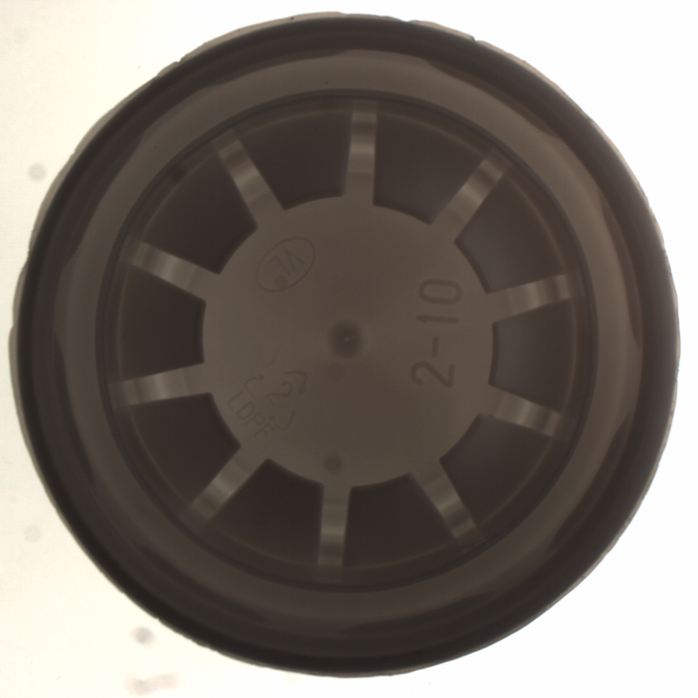
#> input picture data_check/test_cam1.png, 698 x 698 px, found by its file name
$ python code_check_change_bavia_2.py
#> lines starting #> are read from the running program, lines starting #| are printed output that depends on the picture; after the words box and inside, x2 and y2 are one past the last pixel; in counts of white or black regions, pixels touching at a corner belong together
#> further down, image is the input picture: shape (698, 698, 3); mean B, G, R 108.6, 115.4, 122.6
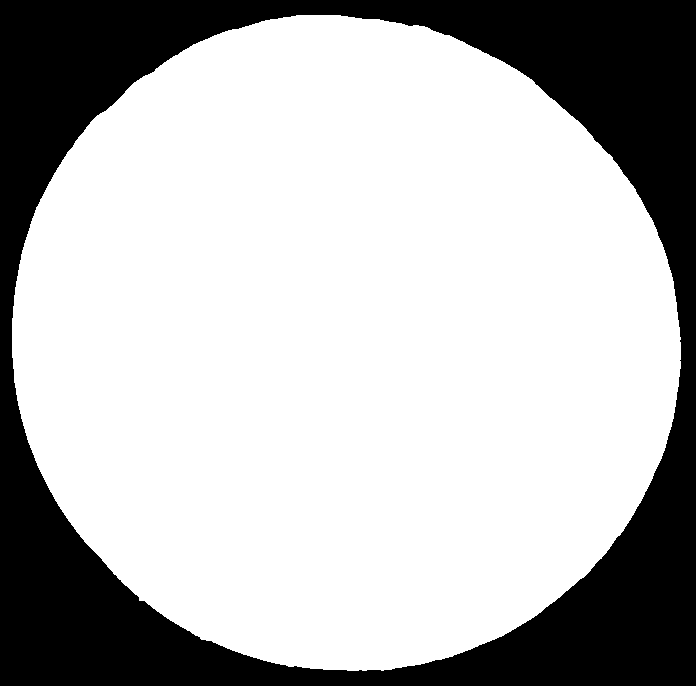
#> input picture data_check/test_circle.png, 696 x 686 px, found by its file name
#> `binary = cv2.imread("data_check/test_circle.png", 0)`: binary: shape (686, 696); 72% white; 1 black region
import cv2
import numpy as np
import time

def detect_bavia_by_angle(binary_mask, image):
    start = time.time()

    # Resize nếu cần
    if binary_mask.shape[:2] != image.shape[:2]:
        image = cv2.resize(image, (binary_mask.shape[1], binary_mask.shape[0]))
#> image: shape (686, 696, 3)

    result_image = image.copy()

    # Tìm contour lớn nhất
    contours, _ = cv2.findContours(binary_mask, cv2.RETR_EXTERNAL, cv2.CHAIN_APPROX_NONE)
#> contours = 1 contour; box (x1, y1, x2, y2) and area: (12, 15, 681, 671) 342684
    if not contours:
        print("❌ Không tìm thấy contour nào.")
        return result_image

    largest_contour = max(contours, key=cv2.contourArea)
#> largest_contour = contour of 1878 points, box (x1, y1, x2, y2) (12, 15, 681, 671), area 342684
    contour = largest_contour[:, 0, :].astype(np.float32)  # (N, 2) và float32 cho nhanh
#> contour = 1878 pairs, first value 12 to 680, second value 15 to 670

    if len(contour) < 10:
        print("⚠️ Contour quá nhỏ.")
        return result_image

    step = max(1, len(contour) // 180)
#> step = 10
    idx = np.arange(step, len(contour) - step, step)
#> idx = 186 values from 10 to 1860

    p0 = contour[idx - step]
#> p0 = 186 pairs, first value 12 to 680, second value 15 to 670
    p1 = contour[idx]
#> p1 has the same summary as p0
    p2 = contour[idx + step]
#> p2 has the same summary as p0

    # Vector hóa
    v1 = p1 - p0
#> v1 = 186 pairs, first value -10 to 10, second value -10 to 10
    v2 = p2 - p1
#> v2 has the same summary as v1

    v1_norm = np.linalg.norm(v1, axis=1, keepdims=True)
#> v1_norm = 186 values, max 14.14 at index 63, min 9.85 at index 75, mean 11.09
    v2_norm = np.linalg.norm(v2, axis=1, keepdims=True)
#> v2_norm = 186 values, max 14.14 at index 62, min 9.85 at index 74, mean 11.09

    # Tránh chia 0
    v1_norm = np.maximum(v1_norm, 1e-8)
    v2_norm = np.maximum(v2_norm, 1e-8)

    unit_v1 = v1 / v1_norm
#> unit_v1 = 186 pairs, first value -1 to 1, second value -1 to 1
    unit_v2 = v2 / v2_norm
#> unit_v2 has the same summary as unit_v1

    dot_products = np.sum(unit_v1 * unit_v2, axis=1)
#> dot_products = 186 values, max 1 at index 10, min 0.863 at index 68, mean 0.994
    dot_products = np.clip(dot_products, -1.0, 1.0)
#> dot_products = 186 values, max 1 at index 0, min 0.863 at index 68, mean 0.994
    angles_deg = np.degrees(np.arccos(dot_products))
#> angles_deg = 186 values, max 30.32 at index 68, min 0 at index 0, mean 4.3

    # Tìm các điểm nghi ngờ
    spike_mask = angles_deg > 5
    spike_points = p1[spike_mask].astype(int)
#> spike_points = 82 pairs, first value 12 to 680, second value 15 to 670

    spike_lines = zip(p1[spike_mask], p2[spike_mask])  # Vẽ từ p1 đến p2
    haha=result_image.copy()
    # Vẽ điểm + đường
    for pt1, pt2 in spike_lines:
        pt1 = tuple(pt1.astype(int))
        pt2 = tuple(pt2.astype(int))
        cv2.circle(haha, pt1, 3, (0, 0, 255), -1)
        cv2.line(haha, pt1, pt2, (0, 0, 255), 1)  # vẽ line đỏ
#> this loop made 82 passes
#> (pt1, pt2) on passes 1 to 12: ((276, 19), (266, 20)), ((266, 20), (256, 23)), ((236, 29), (226, 31)), ((226, 31), (216, 35)), ((196, 43), (186, 49)), ((147, 75), (137, 80)), ((137, 80), (127, 89)), ((127, 89), (118, 99)), ((118, 99), (108, 108)), ((108, 108), (98, 115)), ((98, 115), (89, 124)), ((89, 124), (81, 134))
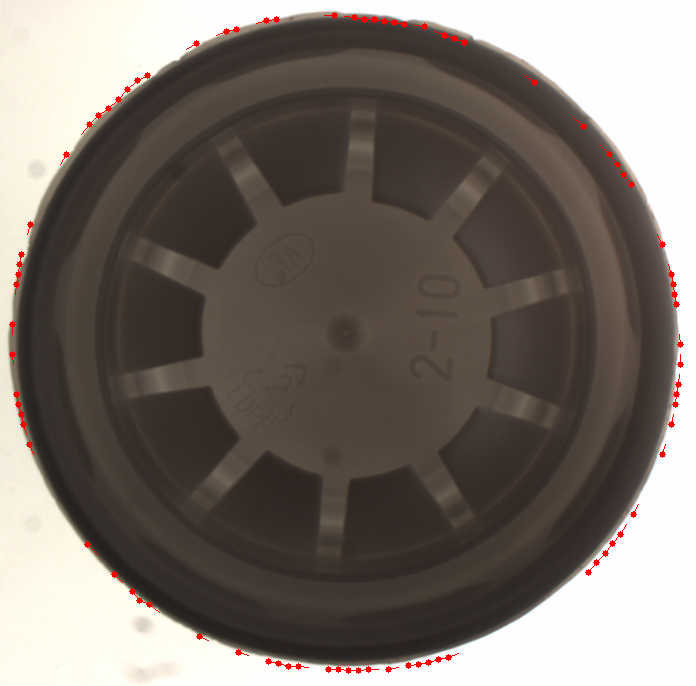
#> haha: shape (686, 696, 3); mean of channels 0, 1, 2 107.4, 114.1, 122.9; drawn as B, G, R
# ======
    cv2.drawContours(result_image, [largest_contour], -1, (0, 255, 0), 1)
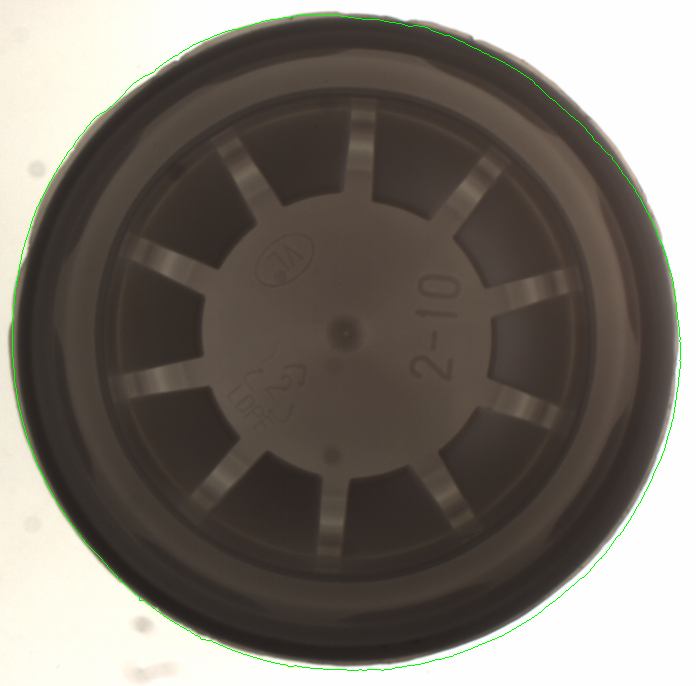
#> result_image: shape (686, 696, 3); mean of channels 0, 1, 2 107.8, 115.5, 121.8; drawn as B, G, R
    cv2.imshow("Detect", haha)
    print(f"🟢 Số điểm nghi ngờ bavia: {len(spike_points)}")
#| 🟢 Số điểm nghi ngờ bavia: 82
    print(f"🎯 FPS: {1.0 / (time.time() - start):.2f}")
    return result_image

# === DEMO TEST ===
if __name__ == "__main__":
    image = cv2.imread("data_check/test_cam1.png")
    binary = cv2.imread("data_check/test_circle.png", 0)

    result = detect_bavia_by_angle(binary, image)
    cv2.imshow("Bavia Detect", result)
    cv2.waitKey(0)
    cv2.destroyAllWindows()
